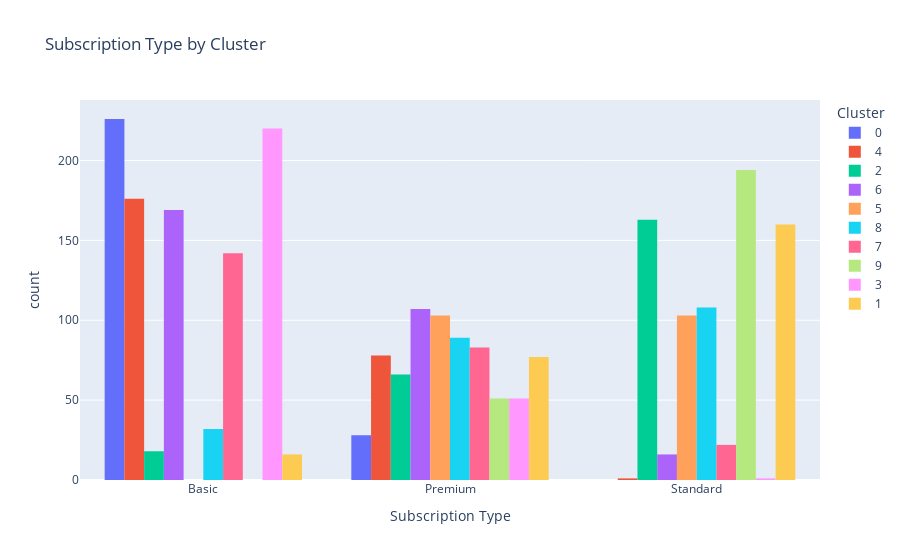

The notebook cell this image was saved under:
### Markdown cell above
### 11.3 Subscription Type by Cluster

### Code cell
if "Subscription Type" in df_plot.columns:
    fig = px.histogram(
        df_plot,
        x="Subscription Type",
        color="Cluster",
        barmode="group",
        title="Subscription Type by Cluster"
    )
    fig.show()

### Figure 1 — Plotly figure (JSON) as saved in the notebook; plotly's stock layout.template omitted (floating-point values rounded to 4 significant figures; data arrays with more than 128 entries replaced by an {"elided": "..."} marker saying what was removed)
{"data": [{"alignmentgroup": "True", "bingroup": "x", "hovertemplate": "Cluster=0<br>Subscription Type=%{x}<br>count=%{y}<extra></extra>", "legendgroup": "0", "marker": {"color": "#636efa", "pattern": {"shape": ""}}, "name": "0", "offsetgroup": "0", "orientation": "v", "showlegend": true, "type": "histogram", "x": {"elided": "254 str values"}, "xaxis": "x", "yaxis": "y"}, {"alignmentgroup": "True", "bingroup": "x", "hovertemplate": "Cluster=4<br>Subscription Type=%{x}<br>count=%{y}<extra></extra>", "legendgroup": "4", "marker": {"color": "#EF553B", "pattern": {"shape": ""}}, "name": "4", "offsetgroup": "4", "orientation": "v", "showlegend": true, "type": "histogram", "x": {"elided": "255 str values"}, "xaxis": "x", "yaxis": "y"}, {"alignmentgroup": "True", "bingroup": "x", "hovertemplate": "Cluster=2<br>Subscription Type=%{x}<br>count=%{y}<extra></extra>", "legendgroup": "2", "marker": {"color": "#00cc96", "pattern": {"shape": ""}}, "name": "2", "offsetgroup": "2", "orientation": "v", "showlegend": true, "type": "histogram", "x": {"elided": "247 str values"}, "xaxis": "x", "yaxis": "y"}, {"alignmentgroup": "True", "bingroup": "x", "hovertemplate": "Cluster=6<br>Subscription Type=%{x}<br>count=%{y}<extra></extra>", "legendgroup": "6", "marker": {"color": "#ab63fa", "pattern": {"shape": ""}}, "name": "6", "offsetgroup": "6", "orientation": "v", "showlegend": true, "type": "histogram", "x": {"elided": "292 str values"}, "xaxis": "x", "yaxis": "y"}, {"alignmentgroup": "True", "bingroup": "x", "hovertemplate": "Cluster=5<br>Subscription Type=%{x}<br>count=%{y}<extra></extra>", "legendgroup": "5", "marker": {"color": "#FFA15A", "pattern": {"shape": ""}}, "name": "5", "offsetgroup": "5", "orientation": "v", "showlegend": true, "type": "histogram", "x": {"elided": "206 str values"}, "xaxis": "x", "yaxis": "y"}, {"alignmentgroup": "True", "bingroup": "x", "hovertemplate": "Cluster=8<br>Subscription Type=%{x}<br>count=%{y}<extra></extra>", "legendgroup": "8", "marker": {"color": "#19d3f3", "pattern": {"shape": ""}}, "name": "8", "offsetgroup": "8", "orientation": "v", "showlegend": true, "type": "histogram", "x": {"elided": "229 str values"}, "xaxis": "x", "yaxis": "y"}, {"alignmentgroup": "True", "bingroup": "x", "hovertemplate": "Cluster=7<br>Subscription Type=%{x}<br>count=%{y}<extra></extra>", "legendgroup": "7", "marker": {"color": "#FF6692", "pattern": {"shape": ""}}, "name": "7", "offsetgroup": "7", "orientation": "v", "showlegend": true, "type": "histogram", "x": {"elided": "247 str values"}, "xaxis": "x", "yaxis": "y"}, {"alignmentgroup": "True", "bingroup": "x", "hovertemplate": "Cluster=9<br>Subscription Type=%{x}<br>count=%{y}<extra></extra>", "legendgroup": "9", "marker": {"color": "#B6E880", "pattern": {"shape": ""}}, "name": "9", "offsetgroup": "9", "orientation": "v", "showlegend": true, "type": "histogram", "x": {"elided": "245 str values"}, "xaxis": "x", "yaxis": "y"}, {"alignmentgroup": "True", "bingroup": "x", "hovertemplate": "Cluster=3<br>Subscription Type=%{x}<br>count=%{y}<extra></extra>", "legendgroup": "3", "marker": {"color": "#FF97FF", "pattern": {"shape": ""}}, "name": "3", "offsetgroup": "3", "orientation": "v", "showlegend": true, "type": "histogram", "x": {"elided": "272 str values"}, "xaxis": "x", "yaxis": "y"}, {"alignmentgroup": "True", "bingroup": "x", "hovertemplate": "Cluster=1<br>Subscription Type=%{x}<br>count=%{y}<extra></extra>", "legendgroup": "1", "marker": {"color": "#FECB52", "pattern": {"shape": ""}}, "name": "1", "offsetgroup": "1", "orientation": "v", "showlegend": true, "type": "histogram", "x": {"elided": "253 str values"}, "xaxis": "x", "yaxis": "y"}], "layout": {"barmode": "group", "legend": {"title": {"text": "Cluster"}, "tracegroupgap": 0}, "title": {"text": "Subscription Type by Cluster"}, "xaxis": {"anchor": "y", "domain": [0, 1], "title": {"text": "Subscription Type"}}, "yaxis": {"anchor": "x", "domain": [0, 1], "title": {"text": "count"}}}}
